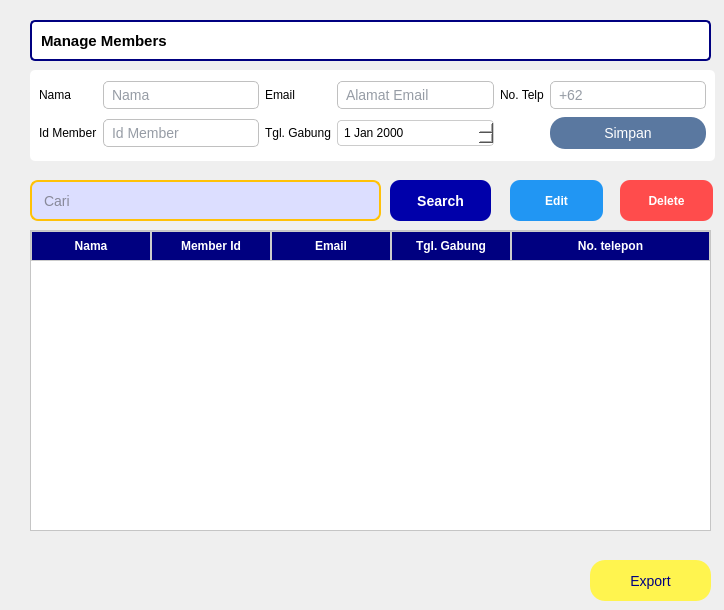
       <widget class="QWidget" name="page_5">
        <widget class="QLabel" name="label_8">
         <property name="geometry">
          <rect>
           <x>30</x>
           <y>20</y>
           <width>681</width>
           <height>41</height>
          </rect>
         </property>
         <property name="font">
          <font>
           <pointsize>11</pointsize>
           <weight>75</weight>
           <bold>true</bold>
          </font>
         </property>
         <property name="styleSheet">
          <string notr="true">QLabel {
    border: 2px solid #000080;    
    border-radius: 5px;           
    padding: 5px;                 
    background-color: #ffffff;     
}
</string>
         </property>
         <property name="text">
          <string>Manage Members</string>
         </property>
        </widget>
        <widget class="QTableWidget" name="tableWidget_2">
         <property name="geometry">
          <rect>
           <x>30</x>
           <y>230</y>
           <width>681</width>
           <height>301</height>
          </rect>
         </property>
         <property name="focusPolicy">
          <enum>Qt::NoFocus</enum>
         </property>
         <property name="styleSheet">
          <string notr="true">QHeaderView::section {
    background-color: #000080;  
    color: #ffffff;            
    padding: 5px;
    border: 1px solid #CCCCCC;
    font-weight: bold;
}

QTableWidget {
    background-color: #ffffff;             
    alternate-background-color: #EAF4FC;   
}

</string>
         </property>
         <property name="alternatingRowColors">
          <bool>true</bool>
         </property>
         <property name="showGrid">
          <bool>false</bool>
         </property>
         <attribute name="horizontalHeaderDefaultSectionSize">
          <number>120</number>
         </attribute>
         <attribute name="horizontalHeaderMinimumSectionSize">
          <number>50</number>
         </attribute>
         <attribute name="horizontalHeaderStretchLastSection">
          <bool>true</bool>
         </attribute>
         <attribute name="verticalHeaderVisible">
          <bool>false</bool>
         </attribute>
         <column>
          <property name="text">
           <string>Nama</string>
          </property>
         </column>
         <column>
          <property name="text">
           <string>Member Id</string>
          </property>
         </column>
         <column>
          <property name="text">
           <string>Email</string>
          </property>
         </column>
         <column>
          <property name="text">
           <string>Tgl. Gabung</string>
          </property>
         </column>
         <column>
          <property name="text">
           <string>No. telepon</string>
          </property>
         </column>
        </widget>
        <widget class="QPushButton" name="pushButton_7">
         <property name="geometry">
          <rect>
           <x>590</x>
           <y>560</y>
           <width>121</width>
           <height>41</height>
          </rect>
         </property>
         <property name="styleSheet">
          <string notr="true">QPushButton {
    color: #000080;
    border: none;
    border-radius: 15px;
    padding: 8px 20px;
    font-size: 14px;
    background-color: rgb(255, 244, 79);
}


QPushButton:hover {
    background-color: rgb(255, 230, 50); 
}

/* Pressed state */
QPushButton:pressed {
    background-color: rgb(240, 220, 30);  
}
</string>
         </property>
         <property name="text">
          <string>Export</string>
         </property>
         <property name="icon">
          <iconset>
           <normaloff>export.png</normaloff>export.png</iconset>
         </property>
        </widget>
        <widget class="QFrame" name="frame_3">
         <property name="geometry">
          <rect>
           <x>30</x>
           <y>70</y>
           <width>685</width>
           <height>91</height>
          </rect>
         </property>
         <property name="styleSheet">
          <string notr="true">background-color: rgb(255, 255, 255);
border-radius: 5px;                         
</string>
         </property>
         <property name="frameShape">
          <enum>QFrame::StyledPanel</enum>
         </property>
         <property name="frameShadow">
          <enum>QFrame::Raised</enum>
         </property>
         <layout class="QGridLayout" name="gridLayout_2">
          <item row="0" column="0">
           <widget class="QLabel" name="label_9">
            <property name="text">
             <string>Nama</string>
            </property>
           </widget>
          </item>
          <item row="0" column="1">
           <widget class="QLineEdit" name="lineEdit_3">
            <property name="styleSheet">
             <string notr="true">QLineEdit {
    background-color: #ffffff;
    border: 1px solid #C0C0C0;
    padding: 4px 6px;
    font-size: 14px;
    color: #2D3A4B;
}

QLineEdit:focus {
    border: 1px solid #7AA9FF;  /* garis fokus biru muda */
    background-color: #f9fcff;  /* sedikit highlight pas fokus */
}
</string>
            </property>
            <property name="placeholderText">
             <string>Nama </string>
            </property>
           </widget>
          </item>
          <item row="0" column="2">
           <widget class="QLabel" name="label_10">
            <property name="text">
             <string>Email</string>
            </property>
           </widget>
          </item>
          <item row="0" column="3">
           <widget class="QLineEdit" name="lineEdit_8">
            <property name="styleSheet">
             <string notr="true">QLineEdit {
    background-color: #ffffff;
    border: 1px solid #C0C0C0;
    padding: 4px 6px;
    font-size: 14px;
    color: #2D3A4B;
}

QLineEdit:focus {
    border: 1px solid #7AA9FF;  /* garis fokus biru muda */
    background-color: #f9fcff;  /* sedikit highlight pas fokus */
}
</string>
            </property>
            <property name="placeholderText">
             <string>Alamat Email</string>
            </property>
           </widget>
          </item>
          <item row="0" column="4">
           <widget class="QLabel" name="label_11">
            <property name="text">
             <string>No. Telp</string>
            </property>
           </widget>
          </item>
          <item row="0" column="5">
           <widget class="QLineEdit" name="lineEdit_9">
            <property name="styleSheet">
             <string notr="true">QLineEdit {
    background-color: #ffffff;
    border: 1px solid #C0C0C0;
    padding: 4px 6px;
    font-size: 14px;
    color: #2D3A4B;
}

QLineEdit:focus {
    border: 1px solid #7AA9FF;  /* garis fokus biru muda */
    background-color: #f9fcff;  /* sedikit highlight pas fokus */
}
</string>
            </property>
            <property name="placeholderText">
             <string>+62</string>
            </property>
           </widget>
          </item>
          <item row="1" column="0">
           <widget class="QLabel" name="label_18">
            <property name="text">
             <string>Id Member</string>
            </property>
           </widget>
          </item>
          <item row="1" column="2">
           <widget class="QLabel" name="label_19">
            <property name="text">
             <string>Tgl. Gabung</string>
            </property>
           </widget>
          </item>
          <item row="1" column="3">
           <widget class="QDateEdit" name="dateEdit_2">
            <property name="styleSheet">
             <string notr="true">QDateEdit {
    padding: 4px;
    border: 1px solid #ccc;
    border-radius: 4px;
}

QDateEdit::down-arrow {
    image: url(:/icon/arrow_down2.png);
    width: 14px;
    height: 14px;
}
QDateEdit::up-arrow {
    image: url(:/icon/arrow_up.png);
    width: 14px;
    height: 14px;
}

QDateEdit::drop-down {
    subcontrol-origin: padding;
    subcontrol-position: top right;
    width: 20px;
    border-left: 1px solid #ccc;
}
</string>
            </property>
           </widget>
          </item>
          <item row="1" column="5">
           <widget class="QPushButton" name="pushButton_13">
            <property name="styleSheet">
             <string notr="true">background-color: rgb(129, 158, 196); /* biru keabu-an lembut */
    color: white;
    border: none;
    border-radius: 15px;
    padding: 8px 20px;
    font-size: 14px;
background-color: rgb(139, 168, 210);
    background-color: rgb(90, 120, 160); /* lebih gelap pas ditekan */</string>
            </property>
            <property name="text">
             <string>Simpan</string>
            </property>
           </widget>
          </item>
          <item row="1" column="1">
           <widget class="QLineEdit" name="lineEdit_4">
            <property name="styleSheet">
             <string notr="true">QLineEdit {
    background-color: #ffffff;
    border: 1px solid #C0C0C0;
    padding: 4px 6px;
    font-size: 14px;
    color: #2D3A4B;
}

QLineEdit:focus {
    border: 1px solid #7AA9FF;  /* garis fokus biru muda */
    background-color: #f9fcff;  /* sedikit highlight pas fokus */
}
</string>
            </property>
            <property name="placeholderText">
             <string>Id Member</string>
            </property>
           </widget>
          </item>
         </layout>
        </widget>
        <widget class="QLineEdit" name="searchLineEdit_2">
         <property name="geometry">
          <rect>
           <x>30</x>
           <y>180</y>
           <width>351</width>
           <height>41</height>
          </rect>
         </property>
         <property name="statusTip">
          <string/>
         </property>
         <property name="styleSheet">
          <string notr="true">QLineEdit {
    padding: 6px 10px;
    border: 2px solid #FFC107; 
    border-radius: 8px;
	background-color: rgb(220, 222, 255);
    color: #333;
    font-size: 14px;
}
QLineEdit:focus {
    border: 2px solid #FFB300;
    background-color: #fff9cc;
}
</string>
         </property>
         <property name="placeholderText">
          <string>Cari</string>
         </property>
        </widget>
        <widget class="QPushButton" name="pushButton_14">
         <property name="geometry">
          <rect>
           <x>390</x>
           <y>180</y>
           <width>101</width>
           <height>41</height>
          </rect>
         </property>
         <property name="styleSheet">
          <string notr="true">QPushButton {
    padding: 6px 6px;
    background-color: #0000aa;
    border: none;
    border-radius: 10px;
    color: white;
    font-weight: bold;
    font-size: 14px;
}
QPushButton:hover {
    background-color: #79a8ff;
}
QPushButton:pressed {
    background-color: #FFA000;
}
</string>
         </property>
         <property name="text">
          <string>Search</string>
         </property>
         <property name="icon">
          <iconset>
           <normaloff>search.png</normaloff>search.png</iconset>
         </property>
        </widget>
        <widget class="QPushButton" name="pushButton_15">
         <property name="geometry">
          <rect>
           <x>510</x>
           <y>180</y>
           <width>93</width>
           <height>41</height>
          </rect>
         </property>
         <property name="styleSheet">
          <string notr="true">QPushButton {
    background-color: #2196F3;  
    color: white;
    padding: 6px;
    border: none;
    border-radius: 10px;
    font-weight: bold;
}
QPushButton:hover {
    background-color: #1976D2;
}
QPushButton:pressed {
    background-color: #0D47A1;
}
</string>
         </property>
         <property name="text">
          <string>Edit</string>
         </property>
         <property name="icon">
          <iconset>
           <normaloff>edit.png</normaloff>edit.png</iconset>
         </property>
        </widget>
        <widget class="QPushButton" name="pushButton_16">
         <property name="geometry">
          <rect>
           <x>620</x>
           <y>180</y>
           <width>93</width>
           <height>41</height>
          </rect>
         </property>
         <property name="styleSheet">
          <string notr="true">QPushButton {
    background-color: #FF4C4C; 
    color: white;
    padding: 6px;
    border: none;
    border-radius: 10px;
    font-weight: bold;
}
QPushButton:hover {
    background-color: #E53935;
}
QPushButton:pressed {
    background-color: #C62828;  
}
</string>
         </property>
         <property name="text">
          <string>Delete</string>
         </property>
         <property name="icon">
          <iconset>
           <normaloff>delete.png</normaloff>delete.png</iconset>
         </property>
        </widget>
       </widget>
